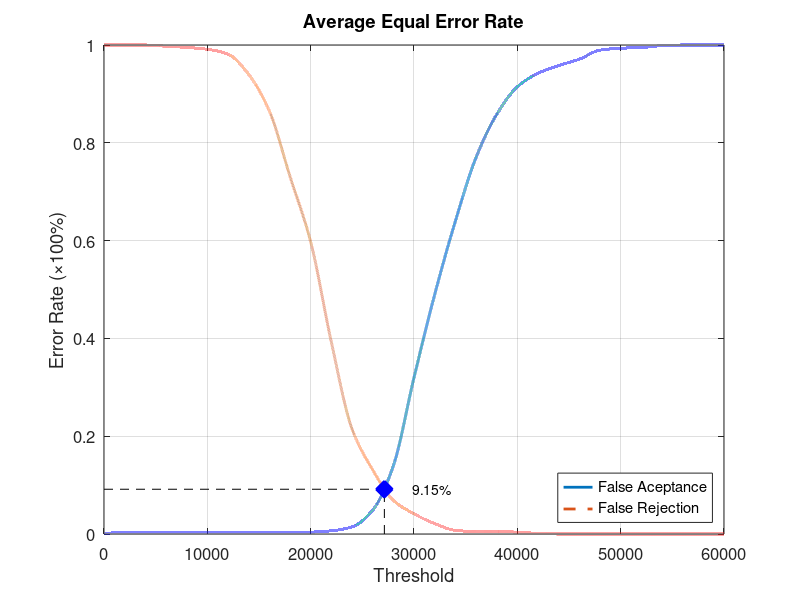
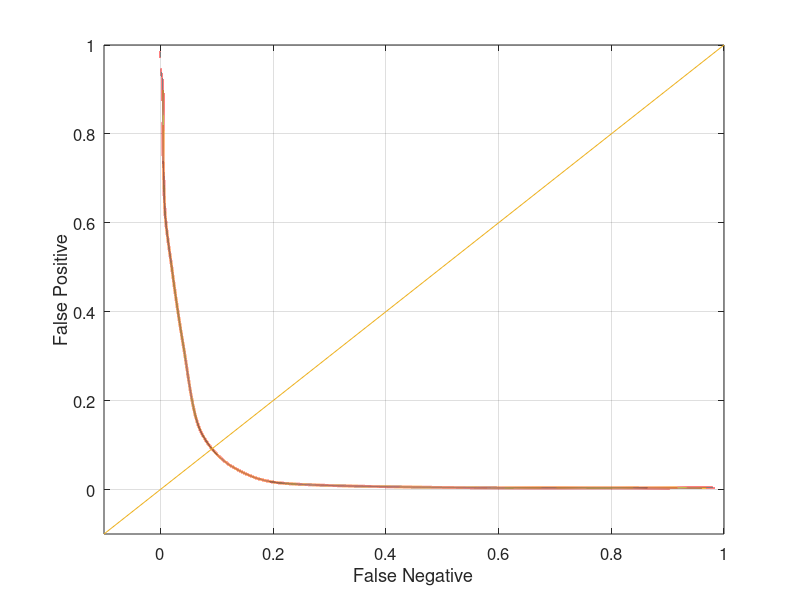

Reproduce these figures in MATLAB, in order.
function yEER = Experiment3Average
close all;
clear;
clc;
x = 0:2000:60000;
xq = 0:0.5:60000;

y0 = [0 0.00394737 0.00394737 0.00394737 0.00394737 0.00394737 0.00394737 0.00394737 0.00394737 0.00394737 0.00394737 0.00657895 0.0144737 0.0486842 0.139474 0.319737 0.489474 0.639474 0.769737 0.857895 0.914474 0.942105 0.957895 0.971053 0.989474 0.993421 0.994737 0.998684 1 1 1];
yy0 = interp1(x, y0, xq, 'pchip');
y1 = [1 1 1 0.9975 0.995 0.99125 0.98125 0.94 0.865 0.73125 0.5975 0.3925 0.215 0.13125 0.06875 0.04125 0.02125 0.0075 0.005 0.005 0.00375 0.00125 0 0 0 0 0 0 0 0 0];
yy1 = interp1(x, y1, xq, 'pchip');

% Calculating EER: 
y2 = abs(y0 - y1);
find(y2 == min(y2))
yy2 = abs(yy0 - yy1);
xEER = find(yy2 == min(yy2));
xEERIndex = xq(xEER) % X-axis EER
yEER = yy0(xEER) % Y-axis EER

main = figure
plot(xq, yy0,'-','LineWidth', 2);	hold on
plot(xq, yy1,'--','LineWidth', 2);	hold on
plot([xEERIndex xEERIndex], [0 yEER], 'k--');	hold on
plot([0 xEERIndex], [yEER yEER], 'k--');	hold on
plot(xEERIndex, yEER, 'bx', 'LineWidth', 10);	hold on
text(xEERIndex + 10 * xEERIndex / 100, yEER, [num2str(round((10000 * yEER)) / 100) '%'])
legend('False Aceptance', 'False Rejection', 'Location', 'SouthEast')
xlabel('Threshold')
ylabel('Error Rate (\times100%)')
title('Average Equal Error Rate')
set(gca, 'FontSize', 12)
axis([0 60000 0 1])
grid on

print(main, 'Experiment3AverageMain', '-dpng');
FNRxFPR = figure('Color', [1 1 1]);
plot(yy1, yy0, '-', yy1, yy0, 'LineWidth', 2);
hold on
y = -0.1:0.1:1
plot(y, y); 
set(gca, 'FontSize', 12)
xlabel('False Negative')
ylabel('False Positive')
axis([-0.1 1 -0.1 1])
set(gca, 'FontSize', 12)
grid on

print(FNRxFPR, 'Experiment3AverageFNRxFPR','-dpng');
end
